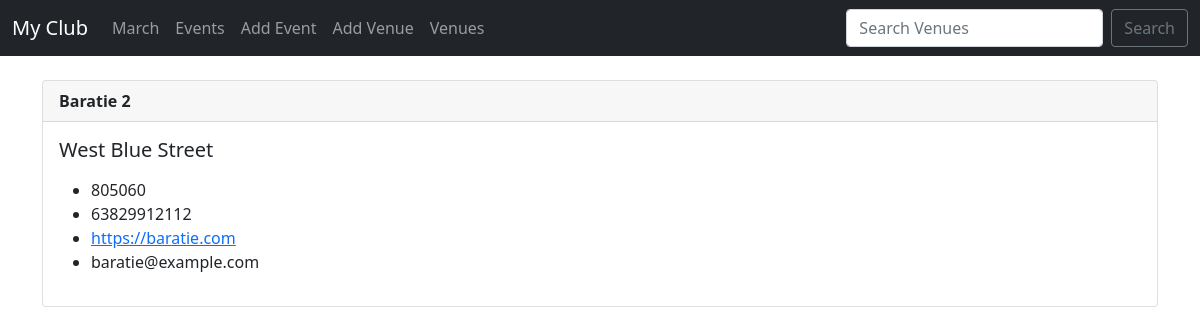
Screenshot of /show_venue/1/ with the database file from the repository.
### events/models.py (models this page shows)
class Venue(models.Model):
    name = models.CharField('Venue Name', max_length=120)
    address = models.CharField(max_length=300)
    zip_code = models.CharField('Zip Code', max_length=12)
    phone = models.CharField('Contact Phone', max_length=20, blank=True)
    web = models.URLField('Website Address', blank=True)
    email_address = models.EmailField('Email Address', blank=True)
    def __str__(self):
        return self.name

### events/views.py (the view)
# urls.py: path('show_venue/<venue_id>/', views.show_venue, name='show-venue'),
def show_venue(request, venue_id):
    venue = Venue.objects.get(pk=venue_id)
    return render(request, 'events/show_venue.html',
                    {'venue': venue})

### templates/events/show_venue.html
{% extends 'events/base.html' %}
{% block content %}
    <div class="card">
        <div class="card-header">
            <strong>{{venue}}</strong>
        </div>
        <div class="card-body">
            <h5 class="card-title">{{venue.address}}</h5>
            <p class="card-text">
            <ul>
                <li>{{venue.zip_code}}</li>
                <li>{{venue.phone}}</li>
                <li><a href="{{venue.web}}">{{venue.web}}</a></li>
                <li>{{venue.email_address}}</li>
            </ul>
            </p>
        </div>
    </div>
{% endblock %}

### rows the page displays
Venue: name "Baratie 2", address "West Blue Street", zip_code "805060", phone "63829912112", web "https://baratie.com", email_address "baratie@example.com"
